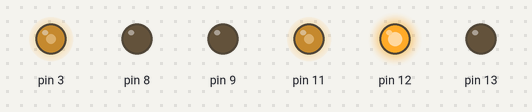
Bench run of a sketch on a simulated Arduino Uno, built with avr-gcc and run on an emulated ATmega328P. Parts: output pins drawn as LEDs (lit = HIGH).

Above: at 0.5 s.
At 22.0 s:
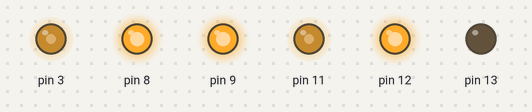
Timing chart, 0 to 28.8 s (numbered marks = the images above):
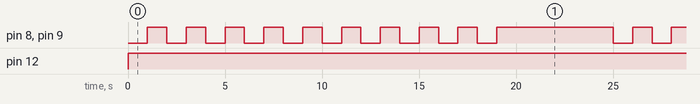

The sketch:

Controller2WDTest.ino
```cpp
#include "NormalInterruptor.h"
#include "Controller2WD.h"

Controller2WD controller = Controller2WD(740, 3.250, 13.4, 127, new NormalInterruptor());;

void setup()
{
}

void loop()
{
	for (int i = 0; i < 10; i++)
	{
		controller.Turn(180);
		delay(1000);
	}
	delay(5000);
}
```

AbstractInterruptor.cpp
```cpp
//
//
//

#include "AbstractInterruptor.h"

AbstractInterruptor::AbstractInterruptor(unsigned int checkTime)
{
	(*this).checkTime = checkTime;
}

unsigned int AbstractInterruptor::GetCheckTIme()
{
	return checkTime;
}
```

AbstractInterruptor.h
```cpp
// AbstractInterruptor.h

#ifndef _ABSTRACTINTERRUPTOR_h
#define _ABSTRACTINTERRUPTOR_h


class AbstractInterruptor
{
private:
	unsigned int checkTime;
public:
	AbstractInterruptor(unsigned int checkTime);
	unsigned int GetCheckTIme();

	virtual bool HasToInterrupt() = 0;
};

#endif
```

Controller2WD.cpp
```cpp
//
//
//

#include "Controller2WD.h"

Controller2WD::Controller2WD(double wheelDegreesPerSecond, double wheelRadius, double distanceBetweenWheels, unsigned short power,
	AbstractInterruptor* interruptor) : interruptor(*interruptor)
{
	(*this).wheelDegreesPerMiliSecond = wheelDegreesPerSecond / 1000;
	(*this).wheelRadius = wheelRadius;
	(*this).power = power;
	kitRaduis = distanceBetweenWheels / 2.0;

	leftMotor = Motor(A_DIR, A_PWM, A_BRK);
	rightMotor = Motor(B_DIR, B_PWM, B_BRK);

	UpdateParameters();
}

void Controller2WD::Move(double distance)
{
	bool direction = 0;
	if (distance < 0)
	{
		direction = 1;
		distance = -distance;
	}


	int timeMS = (int)(distance / straightSpeed);
	leftMotor.Move(direction);
	rightMotor.Move(direction);

	Wait(timeMS);
}

void Controller2WD::Turn(double degrees)
{
	bool direction = 0;
	if (degrees < 0.0)
	{
		direction = 1;
		degrees = -degrees;
	}
	if (degrees > 180.0)
	{
		direction = !direction;
		degrees = 360.0 - degrees;
	}

	leftMotor.Move(!direction);
	rightMotor.Move(direction);

	int timeMS = (int)(degrees / turnSpeed);
	Wait(timeMS);
}

void Controller2WD::ChangePower(unsigned short power)
{
	wheelDegreesPerMiliSecond = (wheelDegreesPerMiliSecond / (*this).power) * power;
	(*this).power = power;
	UpdateParameters();
}

void Controller2WD::UpdateParameters()
{
	leftMotor.SetPower(power);
	rightMotor.SetPower(power);

	straightSpeed = (wheelDegreesPerMiliSecond * wheelRadius * M_PI) / 180;
	turnSpeed = (wheelDegreesPerMiliSecond * wheelRadius) / kitRaduis;
}

void Controller2WD::Wait(int milliseconds)
{
	unsigned int step = interruptor.GetCheckTIme();
	while (milliseconds > 0)
	{
		delay(step);
		milliseconds -= step;

		if (interruptor.HasToInterrupt())
			break;
	}

	leftMotor.Stop();
	rightMotor.Stop();
}
```

Controller2WD.h
```cpp
// Controller2WD.h

#ifndef _CONTROLLER2WD_h
#define _CONTROLLER2WD_h

#include "Motor.h"
#include <math.h>
#include "AbstractInterruptor.h"


#define B_DIR 13
#define B_PWM 11
#define B_BRK 8
#define A_DIR 12
#define A_PWM 3
#define A_BRK 9


class Controller2WD
{
private:
	Motor leftMotor;
	Motor rightMotor;
	AbstractInterruptor& interruptor;

	double straightSpeed;
	double turnSpeed;
	double wheelDegreesPerMiliSecond;
	double wheelRadius;
	double kitRaduis;
	unsigned short power;

	void UpdateParameters();
	void Wait(int milliseconds);

public:
	Controller2WD(double wheelDegreesPerSecond, double wheelRadius, double distanceBetweenWheels, unsigned short power, AbstractInterruptor* interruptor);

	void Move(double distance);
	void Turn(double degrees);
	void ChangePower(unsigned short power);
};

#endif
```

Motor.cpp
```cpp
//
//
//

#include "Motor.h"

Motor::Motor() {}

Motor::Motor(unsigned short directionPin, unsigned short pwmPin, unsigned short brakePin)
{
	Motor::brakePin = brakePin;
	Motor::pwmPin = pwmPin;
	Motor::directionPin = directionPin;

	pinMode(directionPin, OUTPUT);
	pinMode(brakePin, OUTPUT);
}

void Motor::Move(bool direction)
{
	digitalWrite(directionPin, direction); //Establishes forward direction
	digitalWrite(brakePin, LOW);   //Disengage the Brake
}

void Motor::Stop()
{
	digitalWrite(brakePin, HIGH);
}

void Motor::SetPower(unsigned short power)
{
	analogWrite(pwmPin, power);
}
```

Motor.h
```cpp
// Motor.h

#ifndef _MOTOR_h
#define _MOTOR_h


#if defined(ARDUINO) && ARDUINO >= 100
#include "arduino.h"
#else
#include "WProgram.h"
#endif


class Motor
{
	unsigned short directionPin;
	unsigned short pwmPin;
	unsigned short brakePin;

public:
	Motor();
	Motor(unsigned short directionPin, unsigned short pwmPin, unsigned short brakePin);
	void Move(bool direction);
	void Stop();
	void SetPower(unsigned short power);
};

#endif
```

NormalInterruptor.cpp
```cpp
//
//
//

#include "NormalInterruptor.h"

NormalInterruptor::NormalInterruptor()
	:AbstractInterruptor(500)
{
}

bool NormalInterruptor::HasToInterrupt()
{
	return false;
}
```

NormalInterruptor.h
```cpp
// NormalInterruptor.h

#ifndef _NORMALINTERRUPTOR_h
#define _NORMALINTERRUPTOR_h

#include "AbstractInterruptor.h"


class NormalInterruptor : public AbstractInterruptor
{
public:
	NormalInterruptor();
	bool HasToInterrupt();
};

#endif
```

Measured:
- by itself, pin 8, pin 9: repeats every 25.0 s: 8 × (LOW 1.0 s, HIGH 1.0 s), LOW 1.0 s, HIGH 6.0 s, LOW 1.0 s, HIGH 1.0 s
- by itself, pin 12: LOW → HIGH at 0.00 s
- by itself, everything shown: repeats every 25.0 s, in 20 steps
